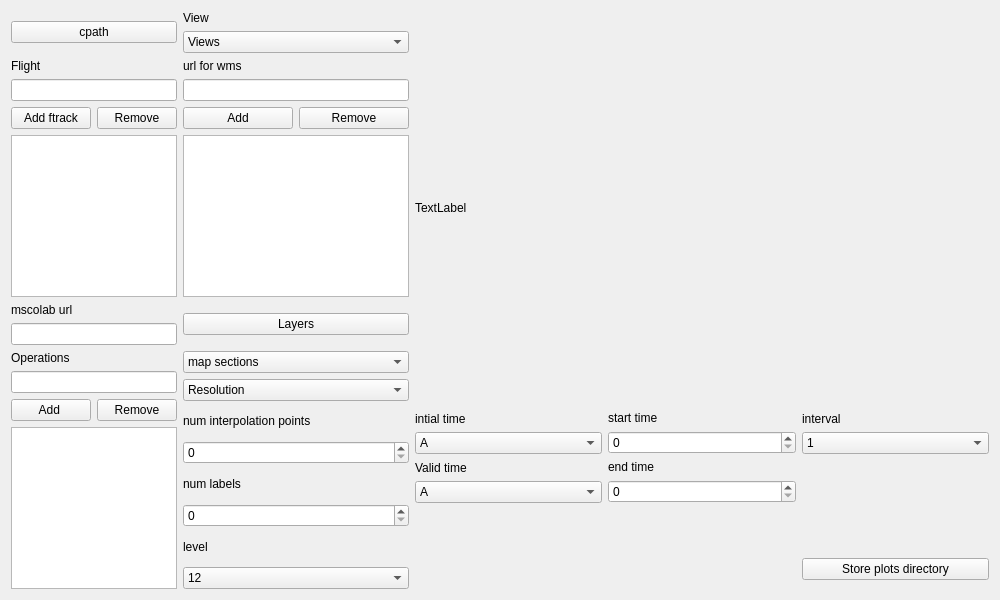
<?xml version="1.0" encoding="UTF-8"?>
<ui version="4.0">
 <class>Form</class>
 <widget class="QWidget" name="Form">
  <property name="geometry">
   <rect>
    <x>0</x>
    <y>0</y>
    <width>1000</width>
    <height>600</height>
   </rect>
  </property>
  <property name="windowTitle">
   <string>Form</string>
  </property>
  <layout class="QGridLayout" name="gridLayout">
   <item row="1" column="0">
    <layout class="QGridLayout" name="gridLayout_2" columnstretch="400,576">
     <item row="0" column="0">
      <layout class="QGridLayout" name="gridLayout_4" rowstretch="0,0,0,0" columnstretch="1,0">
       <item row="2" column="1">
        <widget class="QPushButton" name="pushButton_4">
         <property name="text">
          <string>Layers</string>
         </property>
        </widget>
       </item>
       <item row="0" column="0">
        <widget class="QPushButton" name="pushButton">
         <property name="text">
          <string>cpath</string>
         </property>
        </widget>
       </item>
       <item row="2" column="0">
        <layout class="QVBoxLayout" name="verticalLayout_6">
         <item>
          <widget class="QLabel" name="label_4">
           <property name="text">
            <string>mscolab url</string>
           </property>
          </widget>
         </item>
         <item>
          <widget class="QLineEdit" name="lineEdit_3"/>
         </item>
        </layout>
       </item>
       <item row="1" column="1">
        <layout class="QVBoxLayout" name="verticalLayout_3" stretch="0,0,0,0">
         <item>
          <widget class="QLabel" name="label_2">
           <property name="text">
            <string>url for wms</string>
           </property>
          </widget>
         </item>
         <item>
          <widget class="QLineEdit" name="lineEdit"/>
         </item>
         <item>
          <layout class="QHBoxLayout" name="horizontalLayout">
           <item>
            <widget class="QPushButton" name="pushButton_5">
             <property name="text">
              <string>Add</string>
             </property>
            </widget>
           </item>
           <item>
            <widget class="QPushButton" name="pushButton_6">
             <property name="text">
              <string>Remove</string>
             </property>
            </widget>
           </item>
          </layout>
         </item>
         <item>
          <widget class="QListWidget" name="listWidget"/>
         </item>
        </layout>
       </item>
       <item row="0" column="1">
        <layout class="QVBoxLayout" name="verticalLayout_2">
         <item>
          <widget class="QLabel" name="label">
           <property name="text">
            <string>View</string>
           </property>
          </widget>
         </item>
         <item>
          <widget class="QComboBox" name="comboBox_2">
           <item>
            <property name="text">
             <string>Views</string>
            </property>
           </item>
           <item>
            <property name="text">
             <string>Top View</string>
            </property>
           </item>
           <item>
            <property name="text">
             <string>Side View</string>
            </property>
           </item>
           <item>
            <property name="text">
             <string>Linear View</string>
            </property>
           </item>
          </widget>
         </item>
        </layout>
       </item>
       <item row="1" column="0">
        <layout class="QVBoxLayout" name="verticalLayout_5">
         <item>
          <widget class="QLabel" name="label_3">
           <property name="text">
            <string>Flight</string>
           </property>
          </widget>
         </item>
         <item>
          <widget class="QLineEdit" name="lineEdit_2"/>
         </item>
         <item>
          <layout class="QHBoxLayout" name="horizontalLayout_2">
           <item>
            <widget class="QPushButton" name="pushButton_9">
             <property name="text">
              <string>Add ftrack</string>
             </property>
            </widget>
           </item>
           <item>
            <widget class="QPushButton" name="pushButton_8">
             <property name="text">
              <string>Remove</string>
             </property>
            </widget>
           </item>
          </layout>
         </item>
         <item>
          <widget class="QListWidget" name="listWidget_2"/>
         </item>
        </layout>
       </item>
       <item row="3" column="0">
        <layout class="QVBoxLayout" name="verticalLayout_7">
         <item>
          <widget class="QLabel" name="label_5">
           <property name="text">
            <string>Operations</string>
           </property>
          </widget>
         </item>
         <item>
          <widget class="QLineEdit" name="lineEdit_4"/>
         </item>
         <item>
          <layout class="QHBoxLayout" name="horizontalLayout_4">
           <item>
            <widget class="QPushButton" name="pushButton_11">
             <property name="text">
              <string>Add </string>
             </property>
            </widget>
           </item>
           <item>
            <widget class="QPushButton" name="pushButton_10">
             <property name="text">
              <string>Remove</string>
             </property>
            </widget>
           </item>
          </layout>
         </item>
         <item>
          <widget class="QListWidget" name="listWidget_3"/>
         </item>
        </layout>
       </item>
       <item row="3" column="1">
        <layout class="QVBoxLayout" name="verticalLayout_8">
         <item>
          <widget class="QComboBox" name="comboBox">
           <item>
            <property name="text">
             <string>map sections</string>
            </property>
           </item>
           <item>
            <property name="text">
             <string>India</string>
            </property>
           </item>
           <item>
            <property name="text">
             <string>Europe</string>
            </property>
           </item>
           <item>
            <property name="text">
             <string>Global</string>
            </property>
           </item>
          </widget>
         </item>
         <item>
          <widget class="QComboBox" name="comboBox_3">
           <item>
            <property name="text">
             <string>Resolution</string>
            </property>
           </item>
           <item>
            <property name="text">
             <string>1*2</string>
            </property>
           </item>
           <item>
            <property name="text">
             <string>2*3</string>
            </property>
           </item>
           <item>
            <property name="text">
             <string>3*4</string>
            </property>
           </item>
           <item>
            <property name="text">
             <string>4*5</string>
            </property>
           </item>
          </widget>
         </item>
         <item>
          <widget class="QLabel" name="label_9">
           <property name="text">
            <string>num interpolation points</string>
           </property>
          </widget>
         </item>
         <item>
          <widget class="QSpinBox" name="spinBox_2"/>
         </item>
         <item>
          <widget class="QLabel" name="label_7">
           <property name="text">
            <string>num labels</string>
           </property>
          </widget>
         </item>
         <item>
          <widget class="QSpinBox" name="spinBox"/>
         </item>
         <item>
          <widget class="QLabel" name="label_8">
           <property name="text">
            <string>level</string>
           </property>
          </widget>
         </item>
         <item>
          <widget class="QComboBox" name="comboBox_4">
           <item>
            <property name="text">
             <string>12</string>
            </property>
           </item>
           <item>
            <property name="text">
             <string>232</string>
            </property>
           </item>
           <item>
            <property name="text">
             <string>232</string>
            </property>
           </item>
           <item>
            <property name="text">
             <string>122</string>
            </property>
           </item>
          </widget>
         </item>
        </layout>
       </item>
      </layout>
     </item>
     <item row="0" column="1">
      <layout class="QGridLayout" name="gridLayout_6" rowstretch="3,0,0">
       <item row="0" column="0">
        <widget class="QLabel" name="label_6">
         <property name="text">
          <string>TextLabel</string>
         </property>
        </widget>
       </item>
       <item row="2" column="0">
        <layout class="QGridLayout" name="gridLayout_7">
         <item row="1" column="1">
          <layout class="QVBoxLayout" name="verticalLayout_21">
           <item>
            <widget class="QLabel" name="label_19">
             <property name="text">
              <string>end time</string>
             </property>
            </widget>
           </item>
           <item>
            <widget class="QSpinBox" name="spinBox_4"/>
           </item>
          </layout>
         </item>
         <item row="0" column="0">
          <layout class="QVBoxLayout" name="verticalLayout_17">
           <item>
            <widget class="QLabel" name="label_15">
             <property name="text">
              <string>intial time</string>
             </property>
            </widget>
           </item>
           <item>
            <widget class="QComboBox" name="comboBox_5">
             <item>
              <property name="text">
               <string>A</string>
              </property>
             </item>
             <item>
              <property name="text">
               <string>B</string>
              </property>
             </item>
             <item>
              <property name="text">
               <string>C</string>
              </property>
             </item>
             <item>
              <property name="text">
               <string>D</string>
              </property>
             </item>
            </widget>
           </item>
          </layout>
         </item>
         <item row="1" column="0">
          <layout class="QVBoxLayout" name="verticalLayout_14">
           <item>
            <widget class="QLabel" name="label_12">
             <property name="text">
              <string>Valid time</string>
             </property>
            </widget>
           </item>
           <item>
            <widget class="QComboBox" name="comboBox_6">
             <item>
              <property name="text">
               <string>A</string>
              </property>
             </item>
             <item>
              <property name="text">
               <string>B</string>
              </property>
             </item>
             <item>
              <property name="text">
               <string>C</string>
              </property>
             </item>
             <item>
              <property name="text">
               <string>D</string>
              </property>
             </item>
            </widget>
           </item>
          </layout>
         </item>
         <item row="0" column="1">
          <layout class="QVBoxLayout" name="verticalLayout_12">
           <item>
            <widget class="QLabel" name="label_10">
             <property name="text">
              <string>start time</string>
             </property>
            </widget>
           </item>
           <item>
            <widget class="QSpinBox" name="spinBox_3"/>
           </item>
          </layout>
         </item>
         <item row="0" column="2">
          <layout class="QVBoxLayout" name="verticalLayout_19">
           <item>
            <widget class="QLabel" name="label_17">
             <property name="text">
              <string>interval</string>
             </property>
            </widget>
           </item>
           <item>
            <widget class="QComboBox" name="comboBox_9">
             <item>
              <property name="text">
               <string>1</string>
              </property>
             </item>
             <item>
              <property name="text">
               <string>2</string>
              </property>
             </item>
             <item>
              <property name="text">
               <string>3</string>
              </property>
             </item>
             <item>
              <property name="text">
               <string>4</string>
              </property>
             </item>
            </widget>
           </item>
          </layout>
         </item>
         <item row="2" column="2">
          <spacer name="verticalSpacer">
           <property name="orientation">
            <enum>Qt::Vertical</enum>
           </property>
           <property name="sizeHint" stdset="0">
            <size>
             <width>20</width>
             <height>40</height>
            </size>
           </property>
          </spacer>
         </item>
         <item row="3" column="0">
          <spacer name="verticalSpacer_2">
           <property name="orientation">
            <enum>Qt::Vertical</enum>
           </property>
           <property name="sizeHint" stdset="0">
            <size>
             <width>20</width>
             <height>40</height>
            </size>
           </property>
          </spacer>
         </item>
         <item row="3" column="2">
          <widget class="QPushButton" name="pushButton_3">
           <property name="text">
            <string>Store plots directory</string>
           </property>
          </widget>
         </item>
        </layout>
       </item>
      </layout>
     </item>
    </layout>
   </item>
  </layout>
 </widget>
 <resources/>
 <connections/>
</ui>
